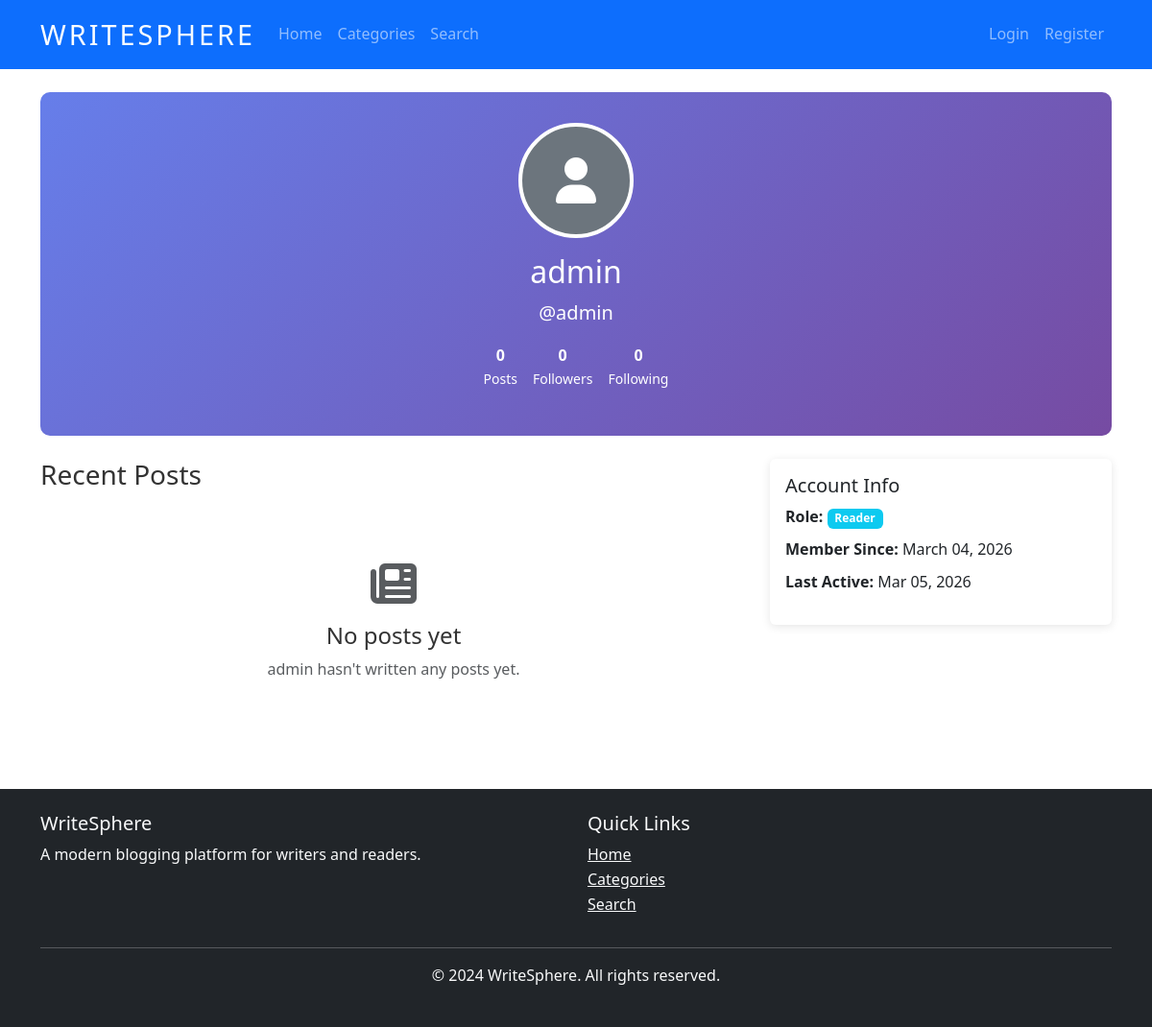
/users/profile/admin/, run on the app's committed database.
### users/models.py (models this page shows, shortened)
class User(AbstractUser):
    ROLE_CHOICES = [
        ('admin', 'Admin'),
        ('author', 'Author'),
        ('reader', 'Reader'),
    ]
    role = models.CharField(max_length=20, choices=ROLE_CHOICES, default='reader')
    bio = models.TextField(max_length=500, blank=True)
    profile_picture = models.ImageField(upload_to='profile_pics/', blank=True, null=True)
    website = models.URLField(blank=True)
    twitter_handle = models.CharField(max_length=50, blank=True)
    created_at = models.DateTimeField(auto_now_add=True)
    updated_at = models.DateTimeField(auto_now=True)

### users/views.py (the view)
# urls.py: path('profile/<slug:username>/', views.ProfileView.as_view(), name='profile'),
class ProfileView(DetailView):
    model = User
    template_name = 'users/profile.html'
    context_object_name = 'profile_user'
    slug_field = 'username'
    slug_url_kwarg = 'username'
    def get_context_data(self, **kwargs):
        context = super().get_context_data(**kwargs)
        profile_user = self.get_object()
        context['user_posts'] = Post.objects.filter(author=profile_user, status='published')[:5]
        context['followers_count'] = profile_user.followers.count()
        context['following_count'] = profile_user.following.count()
        if self.request.user.is_authenticated:
            context['is_following'] = self.request.user.following.filter(
                following=profile_user
            ).exists()
        return context

### templates/users/profile.html (shortened to what this page needs)
{% extends 'base.html' %}
{% block content %}
<div class="profile-header text-center mb-4">
    <div class="container">
        {% if profile_user.profile_picture %}
        <img src="{{ profile_user.profile_picture.url }}" alt="{{ profile_user.username }}" class="profile-avatar">
        {% else %}
        <div class="profile-avatar bg-secondary d-flex align-items-center justify-content-center mx-auto">
            <i class="fas fa-user fa-3x text-white"></i>
        </div>
        {% endif %}
        <h2 class="mt-3">{{ profile_user.get_full_name|default:profile_user.username }}</h2>
        <p class="lead">@{{ profile_user.username }}</p>
        <div class="d-flex justify-content-center gap-3 mb-3">
            <div class="text-center">
                <strong>{{ profile_user.posts.count }}</strong>
                <div class="small">Posts</div>
            </div>
            <div class="text-center">
                <strong>{{ followers_count }}</strong>
                <div class="small">Followers</div>
            </div>
            <div class="text-center">
                <strong>{{ following_count }}</strong>
                <div class="small">Following</div>
            </div>
        </div>
    </div>
</div>
<div class="row">
    <div class="col-lg-8">
        <h3 class="mb-4">Recent Posts</h3>
        {% if user_posts %}
            {% for post in user_posts %}
            <article class="card post-card mb-4">
                {% if post.cover_image %}
                <img src="{{ post.cover_image.url }}" class="card-img-top" alt="{{ post.title }}" style="height: 200px; object-fit: cover;">
                {% endif %}
                <div class="card-body">
                    <div class="d-flex justify-content-between align-items-start mb-2">
                        <h4 class="card-title">
                            <a href="{{ post.get_absolute_url }}" class="post-title">{{ post.title }}</a>
                        </h4>
                        {% if post.featured %}
                        <span class="badge bg-warning text-dark">Featured</span>
                        {% endif %}
                    </div>
                    <p class="card-text">{{ post.excerpt }}</p>
                    {% if post.category %}
                    <div class="mb-2">
                        <a href="{% url 'blog:category_detail' post.category.slug %}" class="badge bg-primary">{{ post.category.name }}</a>
                    </div>
                    {% endif %}
                    <div class="d-flex justify-content-between align-items-center">
                        <div class="post-meta">
                            <small>
                                <i class="fas fa-calendar"></i> {{ post.created_at|date:"M d, Y" }}
                                <span class="mx-2">|</span>
                                <i class="fas fa-eye"></i> {{ post.views_count }} views
                                <span class="mx-2">|</span>
                                <i class="fas fa-heart"></i> {{ post.likes.count }}
                            </small>
                        </div>
                        <div class="reading-time">
                            <small><i class="fas fa-clock"></i> {{ post.reading_time }} min read</small>
                        </div>
                    </div>
                </div>
            </article>
            {% endfor %}
            {% if user_posts|length >= 5 %}
            <div class="text-center">
                <a href="#" class="btn btn-outline-primary">View All Posts</a>
            </div>
            {% endif %}
        {% else %}
            <div class="text-center py-5">
                <i class="fas fa-newspaper fa-3x text-muted mb-3"></i>
                <h4>No posts yet</h4>
                <p class="text-muted">
                    {% if user == profile_user %}
                        You haven't written any posts yet.
                    {% else %}
                        {{ profile_user.username }} hasn't written any posts yet.
                    {% endif %}
                </p>
            </div>
        {% endif %}
    </div>
    <div class="col-lg-4">
        <aside>
            <div class="card mb-4">
                <div class="card-body">
                    <h5 class="card-title">Account Info</h5>
                    <ul class="list-unstyled">
                        <li class="mb-2">
                            <strong>Role:</strong>
                            <span class="badge bg-{% if profile_user.role == 'admin' %}danger{% elif profile_user.role == 'author' %}primary{% else %}info{% endif %}">{{ profile_user.get_role_display }}</span>
                        </li>
                        <li class="mb-2">
                            <strong>Member Since:</strong> {{ profile_user.date_joined|date:"F d, Y" }}
                        </li>
                        <li class="mb-2">
                            <strong>Last Active:</strong> {{ profile_user.last_login|date:"M d, Y"|default:"Never" }}
                        </li>
                    </ul>
                </div>
            </div>
        </aside>
    </div>
</div>
{% endblock %}

### static/css/style.css (style rules this page uses)
body { font-family: 'Segoe UI', Tahoma, Geneva, Verdana, sans-serif; line-height: 1.6; color: #333; }
.card { border: none; box-shadow: 0 2px 10px rgba(0,0,0,0.1); transition: transform 0.2s ease-in-out; }
.profile-header { background: linear-gradient(135deg, #667eea 0%, #764ba2 100%); color: white; padding: 2rem 0; border-radius: 10px; margin-bottom: 2rem; }
.profile-avatar { width: 120px; height: 120px; border-radius: 50%; border: 4px solid white; object-fit: cover; }

### data on the page
User: get_full_name "admin", username "admin", posts.count "0", role "Reader", date_joined "March 04, 2026", last_login "Mar 05, 2026"

### other printed values
{{ followers_count }} "0"
{{ following_count }} "0"
